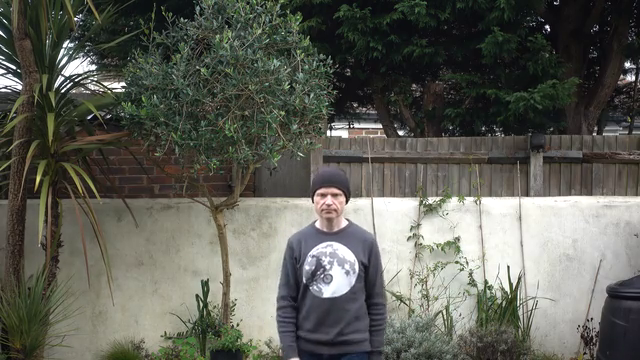
#> input picture frame 51 of face_video.mp4, 640 x 360 px
$ python 'face detection kalman.py'
#> lines starting #> are read from the running program, lines starting #| are printed output that depends on the picture; after the words box and inside, x2 and y2 are one past the last pixel; in counts of white or black regions, pixels touching at a corner belong together
import  cv2
import numpy as np


video_capture = cv2.VideoCapture('face_video.mp4')
face_cascade = cv2.CascadeClassifier('haarcascade_frontalface_default.xml')


def faceDetection(video):
    ret, frame = video.read()
#> frame is the input picture: shape (360, 640, 3); mean B, G, R 86.5, 95, 94
    if ret == False:
        return

    # read a frame each time and detect face in that frame
    gray = cv2.cvtColor(frame, cv2.COLOR_BGR2GRAY)
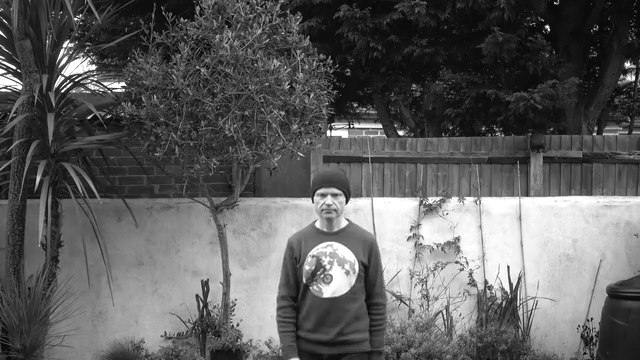
#> gray: shape (360, 640); min 0, max 255, mean 93.7
    faces = face_cascade.detectMultiScale(gray, 1.1, 5)
#> faces = [[309, 181, 40, 40]]
    # findin eyes and mouth in faces
    for (x, y, w, h) in faces:
        cv2.rectangle(frame, (x, y), (x + w, y + h), (255, 0, 0), 2)
        roi_gray = gray[y:y + h, x:x + w]
        roi_color = frame[y:y + h, x:x + w]
#> this loop made 1 pass
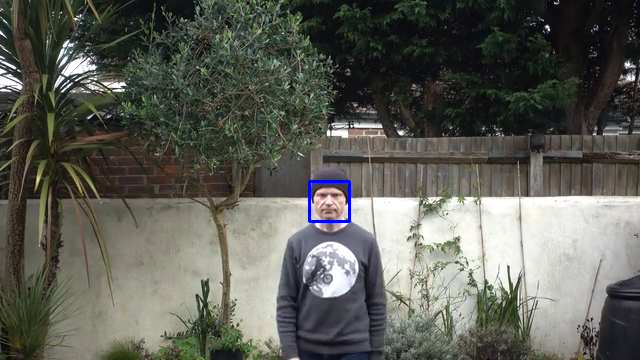
#> frame: shape (360, 640, 3); 0.21% of pixels changed, all inside (x1, y1, x2, y2) = (308, 180, 351, 223)
    while (1):
        #read the next frames , return if neccessary
        ret, frame = video.read()
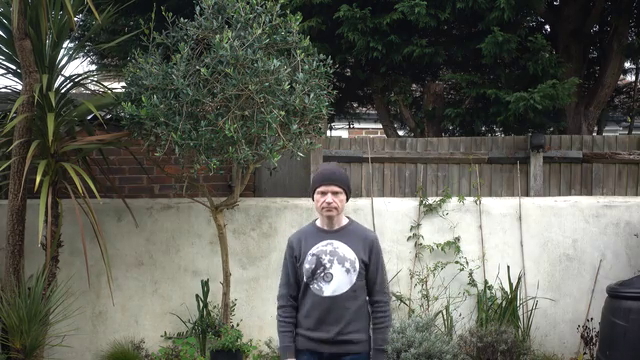
#> input picture frame 52 of face_video.mp4, 640 x 360 px
#> frame is the input picture: shape (360, 640, 3); mean B, G, R 86.2, 94.7, 93.7
        if ret == False:
            break

        gray = cv2.cvtColor(frame, cv2.COLOR_BGR2GRAY)
        faces = face_cascade.detectMultiScale(gray, 1.1, 5)
#> faces = [[309, 178, 40, 40]]
        #if no face detected set the c r w h zero
        if len(faces) == 0:
            c, r, w, h = (0, 0, 0, 0)
        else:
            c, r, w, h = faces[0]
#> c = 309; r = 178; w = 40; h = 40

         #if face exists
        if c != 0 and w != 0 and r != 0 and h != 0:
        #draw rectange in output area (face position)
         cv2.rectangle(frame, ((int)(x-h/2), (int)(y-w/2)), ((int)(x+h/2), (int)(y+w/2)), (0, 255, 255), 2)
#> frame: shape (360, 640, 3); 0.21% of pixels changed, all inside (x1, y1, x2, y2) = (288, 160, 331, 203)
        print("face tracker without filter press q to quit and see the output with kalman filter!")
        cv2.imshow('face-tracker without kalman filter', frame)
          #exit the face tracker by entering 'q' on keyboard
        if cv2.waitKey(1) & 0xFF == ord('q'):
#> (key q is pressed here)
            break


def Kalmantracker(video):
    frameCounter = 0
    #read frame from video file
    ret, frame = video.read()
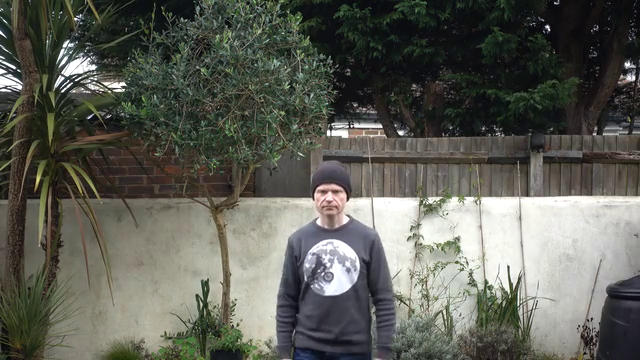
#> input picture frame 53 of face_video.mp4, 640 x 360 px
#> frame is the input picture: shape (360, 640, 3); mean B, G, R 86.3, 94.6, 93.6
    if ret == False:
        return

    #read a frame each time and detect face in that frame
    gray = cv2.cvtColor(frame, cv2.COLOR_BGR2GRAY)
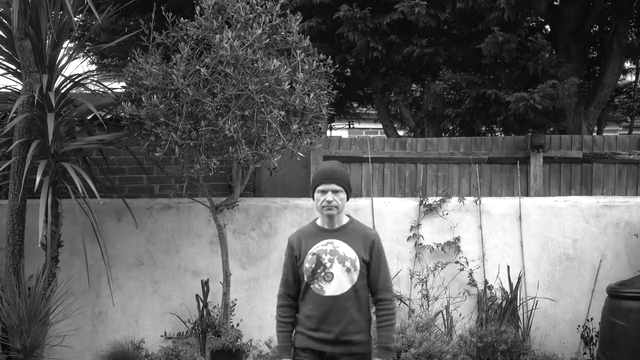
#> gray: shape (360, 640); min 0, max 255, mean 93.3
    faces = face_cascade.detectMultiScale(gray, 1.1, 5)
#> faces = [[310, 178, 38, 38]]
    #face exists?
    if len(faces) == 0:
        c, r, w, h = (0, 0, 0, 0)
    else:
        c, r, w, h = faces[0]
#> c = 310; r = 178; w = 38; h = 38
    #after finding face add 1 to frame counter
    frameCounter = frameCounter + 1
    #state is initial position now
    state = np.array([c + w / 2, r + h / 2, 0, 0], dtype='float64')
#> state = [329, 197, 0, 0]
    kalman = cv2.KalmanFilter(4, 2, 0)

#speed model
    kalman.transitionMatrix = np.array([[1., 0., .2, 0.],[0., 1., 0., .2],[0., 0., 1., 0.],[0., 0., 0., 1.]])
    kalman.measurementMatrix = 1. * np.eye(2, 4)
    kalman.processNoiseCov = 1e-5 * np.eye(4, 4)
    kalman.measurementNoiseCov = 1e-3 * np.eye(2, 2)
    kalman.errorCovPost = 1e-1 * np.eye(4, 4)
    kalman.statePost = state
    #init tracker
    # now read the remaining frames
    while (1):
        #read the next frames , return if neccessary
        ret, frame = video.read()
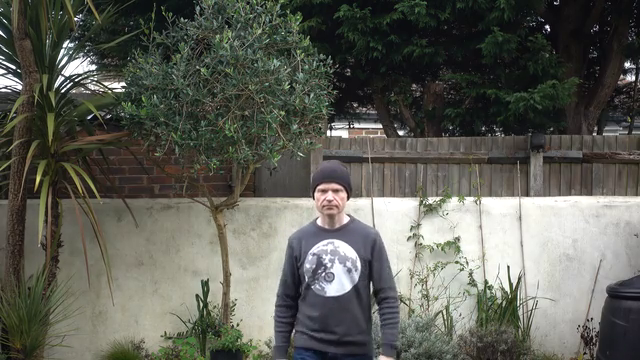
#> input picture frame 54 of face_video.mp4, 640 x 360 px
#> frame is the input picture: shape (360, 640, 3); mean B, G, R 86.1, 94.4, 93.4
        if ret == False:
            break
        #after reading the frame  , predict !
        prediction = kalman.predict()
#> prediction = [329, 197, 0, 0]
        #find faces
        gray = cv2.cvtColor(frame, cv2.COLOR_BGR2GRAY)
        faces = face_cascade.detectMultiScale(gray, 1.1, 5)
#> faces = [[309, 175, 42, 42]]
        #if no face detected set the c r w h zero
        if len(faces) == 0:
            c, r, w, h = (0, 0, 0, 0)
        else:
            c, r, w, h = faces[0]
#> c = 309; r = 175; w = 42; h = 42

        #measuread parameteres
        measurement = np.array([c + w / 2, r + h / 2], dtype='float64')
#> measurement = [330, 196]
        #output is what we predixted temporary
        output = prediction
#> output = [329, 197, 0, 0]
         #if face exists
        if c != 0 and w != 0 and r != 0 and h != 0:
            #correct the measured parameters and put it in output
            posterior = kalman.correct(measurement)
#> posterior = [330, 196, 0.19, -0.19]
            output = posterior
#> output = [330, 196, 0.19, -0.19]
        (x,y,z,q) = output
#> x = 330; y = 196; z = 0.19; q = -0.19
        #draw rectange in output area (face position)
        cv2.rectangle(frame, ((int)(x-h/2), (int)(y-w/2)), ((int)(x+h/2), (int)(y+w/2)), (0, 255, 255), 2)
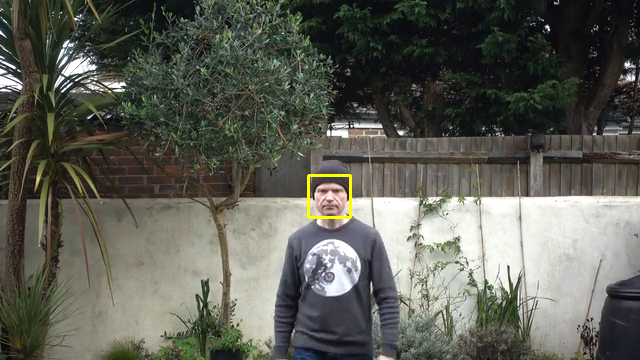
#> frame: shape (360, 640, 3); 0.22% of pixels changed, all inside (x1, y1, x2, y2) = (307, 174, 352, 219)
        frameCounter = frameCounter + 1

        cv2.imshow('face-tracker', frame)
        print("face tracker with kalman filter")
          #exit the face tracker by entering 'q' on keyboard
        if cv2.waitKey(1) & 0xFF == ord('q'):
#> (key q is pressed here)
            break

faceDetection(video_capture)
Kalmantracker(video_capture)
cv2.destroyAllWindows()

$ run again, starting later in the video
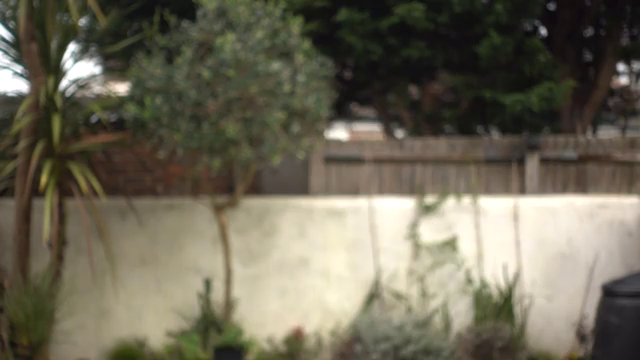
#> input picture frame 231 of face_video.mp4, 640 x 360 px
#> in faceDetection, frame is the input picture: shape (360, 640, 3); mean B, G, R 87.5, 104.6, 109.7
#> in faceDetection, `faces = face_cascade.detectMultiScale(gray, 1.1, 5)`: faces = ()
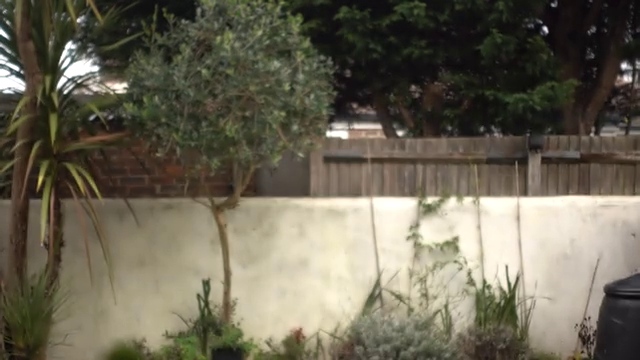
#> input picture frame 234 of face_video.mp4, 640 x 360 px
#> in Kalmantracker, frame is the input picture: shape (360, 640, 3); mean B, G, R 85.2, 101.7, 107.2
#> prediction = [0, 0, 0, 0]
#> in Kalmantracker, `faces = face_cascade.detectMultiScale(gray, 1.1, 5)`: faces = [[208, 118, 67, 67]]
#> c = 208; r = 118; w = 67
#> measurement = [241.5, 151.5]
#> in Kalmantracker, `output = prediction`: output = [0, 0, 0, 0]
#> posterior = [239.2, 150.1, 46, 28.85]
#> x = 239.2; y = 150.1; z = 46; q = 28.85
#> in Kalmantracker, `cv2.rectangle(frame, ((int)(x-h/2), (int)(y-w/2)), ((int)(x+h/2), (int..`:
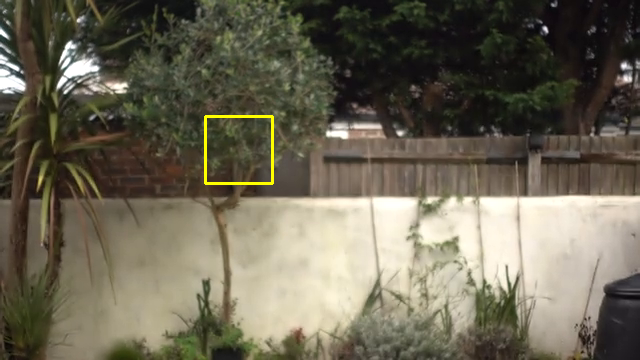
#> frame: shape (360, 640, 3); 0.35% of pixels changed, all inside (x1, y1, x2, y2) = (204, 115, 274, 185)

$ run again, starting later in the video
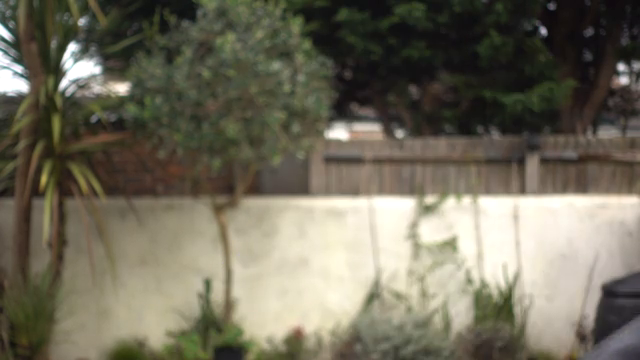
#> input picture frame 411 of face_video.mp4, 640 x 360 px
#> in faceDetection, frame is the input picture: shape (360, 640, 3); mean B, G, R 92, 108.7, 113.2
#> in faceDetection, `faces = face_cascade.detectMultiScale(gray, 1.1, 5)`: faces = ()
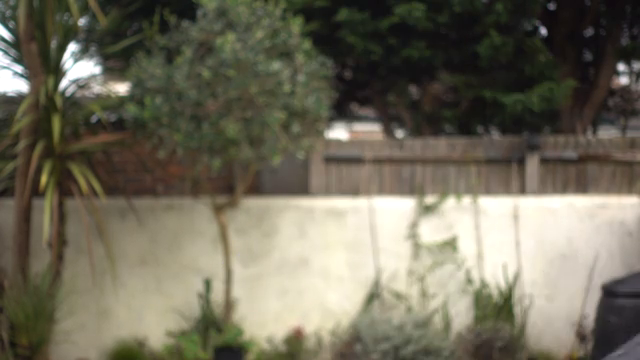
#> input picture frame 412 of face_video.mp4, 640 x 360 px
#> in faceDetection, frame is the input picture: shape (360, 640, 3); mean B, G, R 91.4, 108.3, 112.8
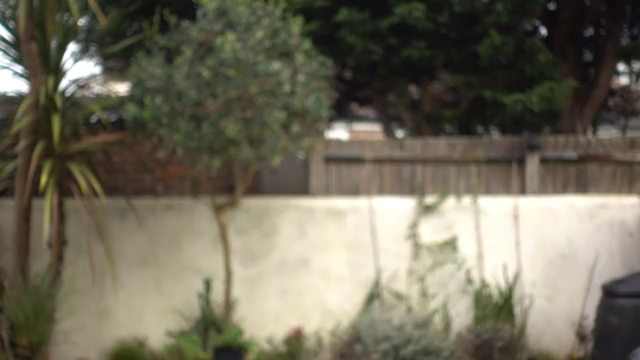
#> input picture frame 413 of face_video.mp4, 640 x 360 px
#> in Kalmantracker, frame is the input picture: shape (360, 640, 3); mean B, G, R 90.8, 107.7, 112.2
#> prediction = [0, 0, 0, 0]
#> x = [0]
#> frame: shape (360, 640, 3); mean B, G, R 90.6, 107.5, 112.1
